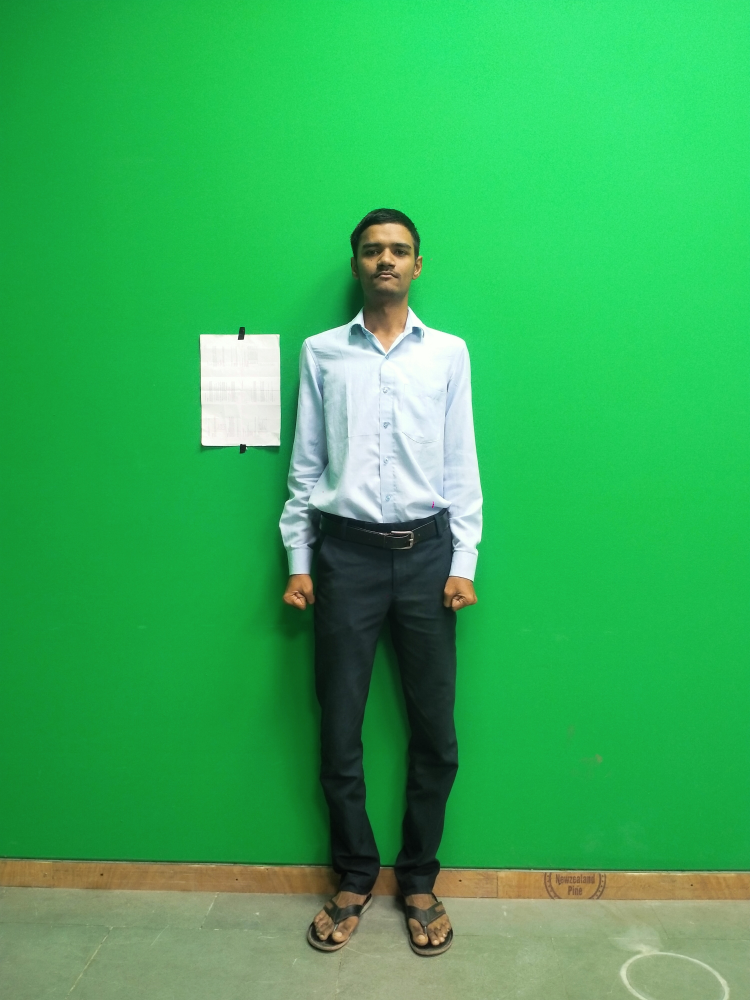
#> input picture 1.jpg, 3000 x 4000 px (shown at 1/4 size)
$ python a4.py
#> lines starting #> are read from the running program, lines starting #| are printed output that depends on the picture; after the words box and inside, x2 and y2 are one past the last pixel; in counts of white or black regions, pixels touching at a corner belong together
import cv2
import numpy as np
from ultralytics import YOLO

# Load image
img = cv2.imread("1.jpg")
#> img is the input picture: shape (4000, 3000, 3); mean B, G, R 87.9, 174.2, 55.2
orig = img.copy()

# --- Step 1: Detect A4 Paper ---
gray = cv2.cvtColor(img, cv2.COLOR_BGR2GRAY)
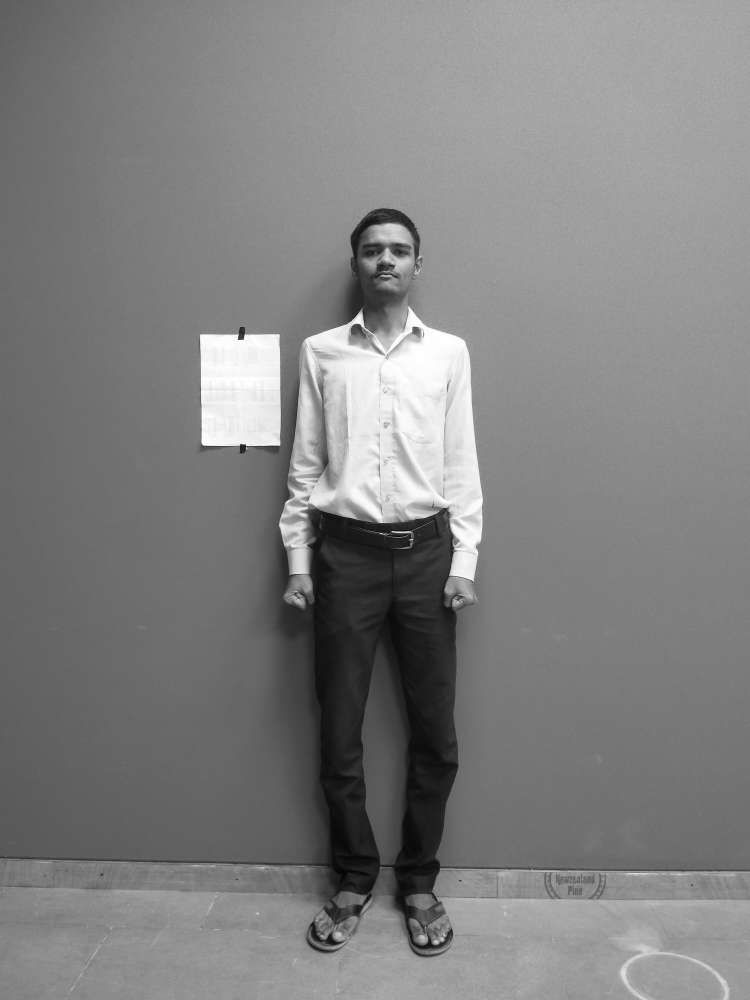
#> gray: shape (4000, 3000) (shown at 1/4 size); min 0, max 255, mean 128.8
blur = cv2.GaussianBlur(gray, (5, 5), 0)
edges = cv2.Canny(blur, 50, 150)
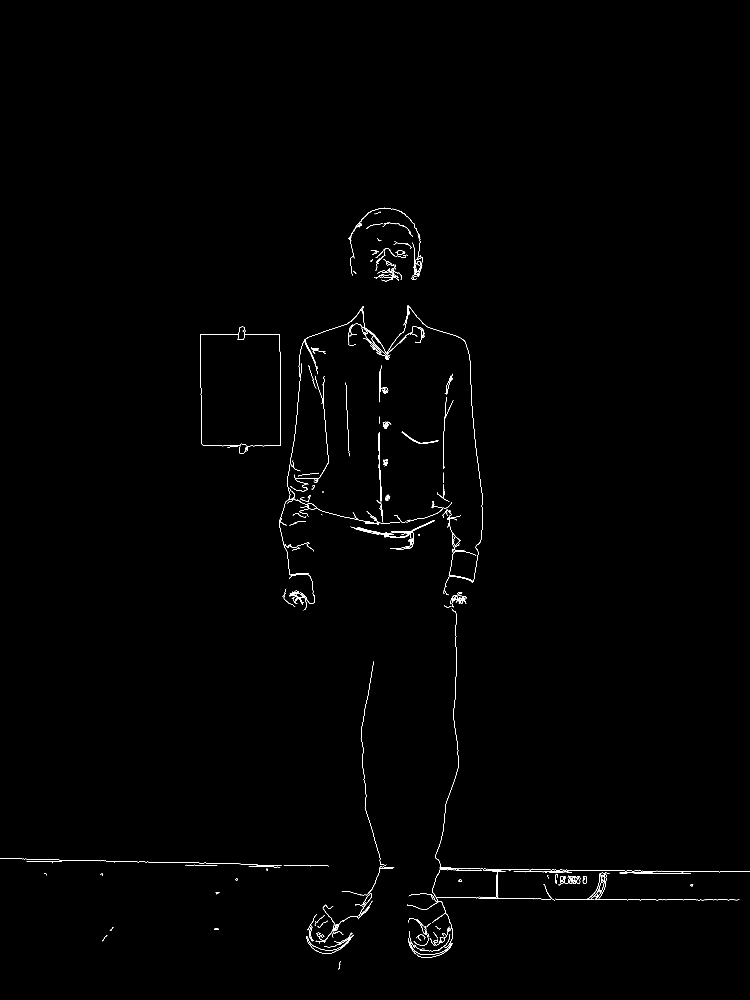
#> edges: shape (4000, 3000) (shown at 1/4 size); 0.3% white in thin lines or dots, all inside (x1, y1, x2, y2) = (0, 830, 3000, 3879)

# Find contours
contours, _ = cv2.findContours(edges, cv2.RETR_EXTERNAL, cv2.CHAIN_APPROX_SIMPLE)
#> contours = 322 contours, 239 with area under 20; largest, box (x1, y1, x2, y2) and area: (1430, 2109, 1638, 2152) 344, (1646, 2080, 1738, 2126) 330, (2306, 3504, 2321, 3534) 302, (1613, 1221, 1932, 2376) 181, (1450, 1227, 1634, 1413) 143


a4_height_pixels = None
img_h, img_w = gray.shape
#> img_h = 4000; img_w = 3000

for cnt in contours:
    x, y, w, h = cv2.boundingRect(cnt)
    aspect_ratio = h / float(w)

    # 1. Aspect ratio check
    if not (1.3 < aspect_ratio < 1.5):
        continue

    # 2. Position filter (ignore bottom part of image)
    if y > img_h * 0.6:
        continue

    # 3. Size filter
    if not (400 < h < 700):
        continue

    # 4. Brightness check
    roi = gray[y : y + h, x : x + w]
    mean_brightness = cv2.mean(roi)[0]
    if mean_brightness < 150:  # adjust threshold
        continue

    # If all filters pass → likely A4
    cv2.rectangle(img, (x, y), (x + w, y + h), (0, 255, 0), 2)
    a4_height_pixels = h
    print(
        f"Detected A4: (x={x}, y={y}, w={w}, h={h}), Aspect={aspect_ratio:.2f}, Brightness={mean_brightness:.1f}"
    )
    break
#> this loop made 255 passes
#> (x, y, w, h, aspect_ratio) on passes 1 to 3: (1354, 3845, 9, 34, 3.78), (1667, 3798, 125, 34, 0.272), (1658, 3779, 41, 19, 0.463)
#| Detected A4: (x=800, y=1307, w=324, h=478), Aspect=1.48, Brightness=230.4
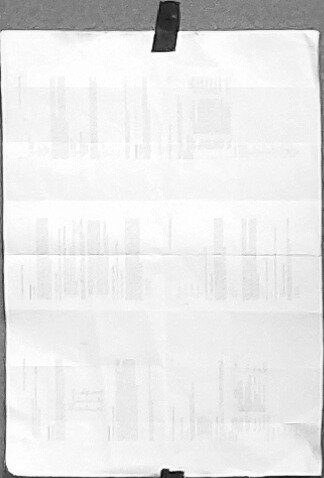
#> roi: shape (478, 324); min 4, max 255, mean 230.4

if a4_height_pixels is None:
    print("A4 not detected!")
    exit()

# --- Step 2: Calculate scale factor ---
real_a4_height_cm = 29.7
scale_factor = real_a4_height_cm / a4_height_pixels
print(
    f"A4 Height Pixels: {a4_height_pixels}, Scale factor: {scale_factor:.4f} cm/pixel"
)

# --- Step 3: YOLO Pose Detection ---
#> (the run stopped early here; a loop or call above may not have finished)
